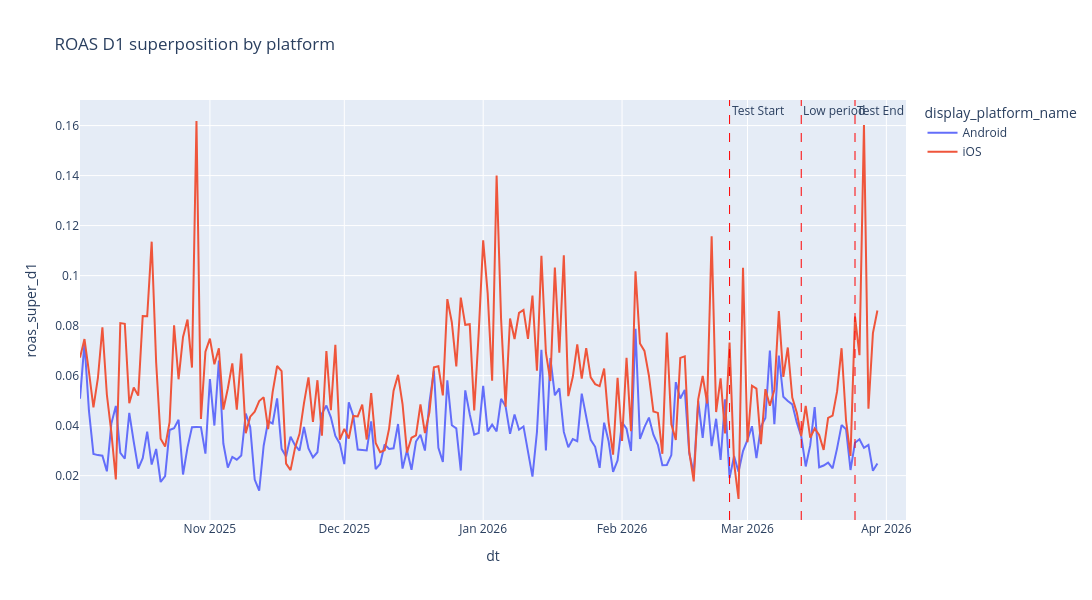

Notebook source saved alongside this figure:
### Code cell
import plotly.express as px

fig = px.line(roas_metrics_by_platform, 
              x='dt', 
              y='roas_super_d1',
              color='display_platform_name',
              title='ROAS D1 superposition by platform',
              width=1200,
              height=600,
              hover_data={'roas_super_d1': ':.2%', 'cost': True, 'revenue_super_d1': True})

fig.add_vline(
    x=pd.Timestamp('2026-02-25').timestamp() * 1000, 
    line_dash='dash', 
    line_color='red', 
    line_width=1,
    annotation_text='Test Start', 
    annotation_position='top right')

fig.add_vline(
    x=pd.Timestamp('2026-03-13').timestamp() * 1000, 
    line_dash='dash', 
    line_color='red', 
    line_width=1,
    annotation_text='Low period', 
    annotation_position='top right')

fig.add_vline(
    x=pd.Timestamp('2026-03-25').timestamp() * 1000, 
    line_dash='dash', 
    line_color='red', 
    line_width=1,
    annotation_text='Test End', 
    annotation_position='top right')

fig.show()

### Figure 1 — Plotly figure (JSON) as saved in the notebook; plotly's stock layout.template omitted (floating-point values rounded to 4 significant figures; data arrays with more than 128 entries replaced by an {"elided": "..."} marker saying what was removed)
{"data": [{"customdata": {"elided": "179x2 float values"}, "hovertemplate": "display_platform_name=Android<br>dt=%{x}<br>roas_super_d1=%{y:.2%}<br>cost=%{customdata[0]}<br>revenue_super_d1=%{customdata[1]}<extra></extra>", "legendgroup": "Android", "line": {"color": "#636efa", "dash": "solid"}, "marker": {"symbol": "circle"}, "mode": "lines", "name": "Android", "orientation": "v", "showlegend": true, "type": "scatter", "x": {"elided": "179 str values"}, "xaxis": "x", "y": {"elided": "179 float values"}, "yaxis": "y"}, {"customdata": {"elided": "179x2 float values"}, "hovertemplate": "display_platform_name=iOS<br>dt=%{x}<br>roas_super_d1=%{y:.2%}<br>cost=%{customdata[0]}<br>revenue_super_d1=%{customdata[1]}<extra></extra>", "legendgroup": "iOS", "line": {"color": "#EF553B", "dash": "solid"}, "marker": {"symbol": "circle"}, "mode": "lines", "name": "iOS", "orientation": "v", "showlegend": true, "type": "scatter", "x": {"elided": "179 str values"}, "xaxis": "x", "y": {"elided": "179 float values"}, "yaxis": "y"}], "layout": {"annotations": [{"showarrow": false, "text": "Test Start", "x": 1771977600000, "xanchor": "left", "xref": "x", "y": 1, "yanchor": "top", "yref": "y domain"}, {"showarrow": false, "text": "Low period", "x": 1773360000000, "xanchor": "left", "xref": "x", "y": 1, "yanchor": "top", "yref": "y domain"}, {"showarrow": false, "text": "Test End", "x": 1774396800000, "xanchor": "left", "xref": "x", "y": 1, "yanchor": "top", "yref": "y domain"}], "height": 600, "legend": {"title": {"text": "display_platform_name"}, "tracegroupgap": 0}, "shapes": [{"line": {"color": "red", "dash": "dash", "width": 1}, "type": "line", "x0": 1771977600000, "x1": 1771977600000, "xref": "x", "y0": 0, "y1": 1, "yref": "y domain"}, {"line": {"color": "red", "dash": "dash", "width": 1}, "type": "line", "x0": 1773360000000, "x1": 1773360000000, "xref": "x", "y0": 0, "y1": 1, "yref": "y domain"}, {"line": {"color": "red", "dash": "dash", "width": 1}, "type": "line", "x0": 1774396800000, "x1": 1774396800000, "xref": "x", "y0": 0, "y1": 1, "yref": "y domain"}], "title": {"text": "ROAS D1 superposition by platform"}, "width": 1200, "xaxis": {"anchor": "y", "domain": [0, 1], "title": {"text": "dt"}}, "yaxis": {"anchor": "x", "domain": [0, 1], "title": {"text": "roas_super_d1"}}}}
